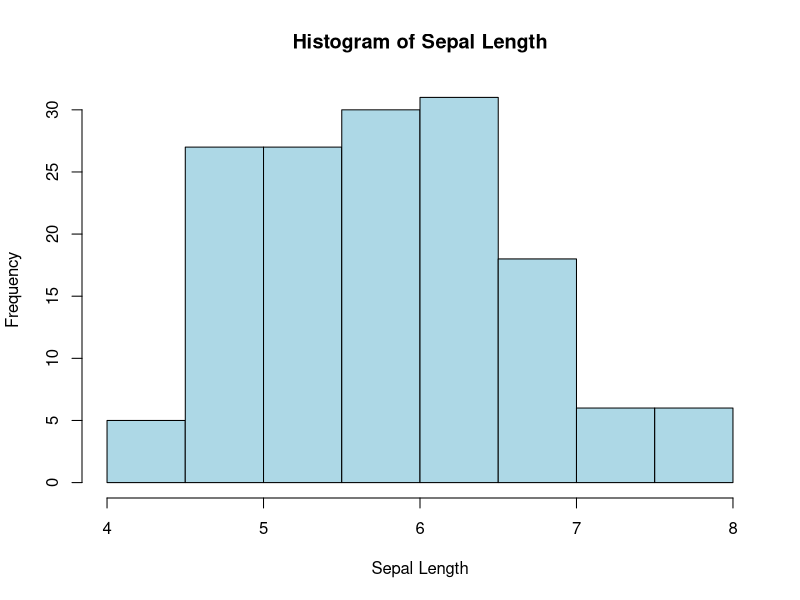
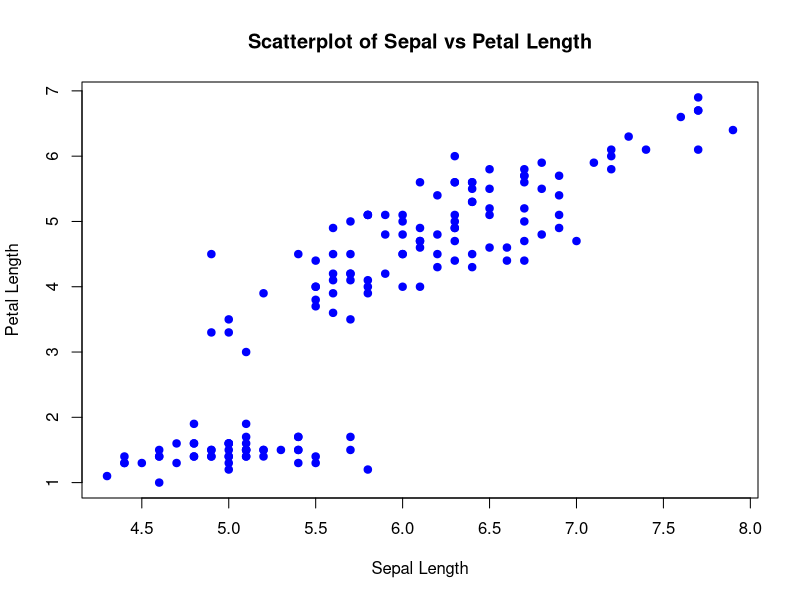
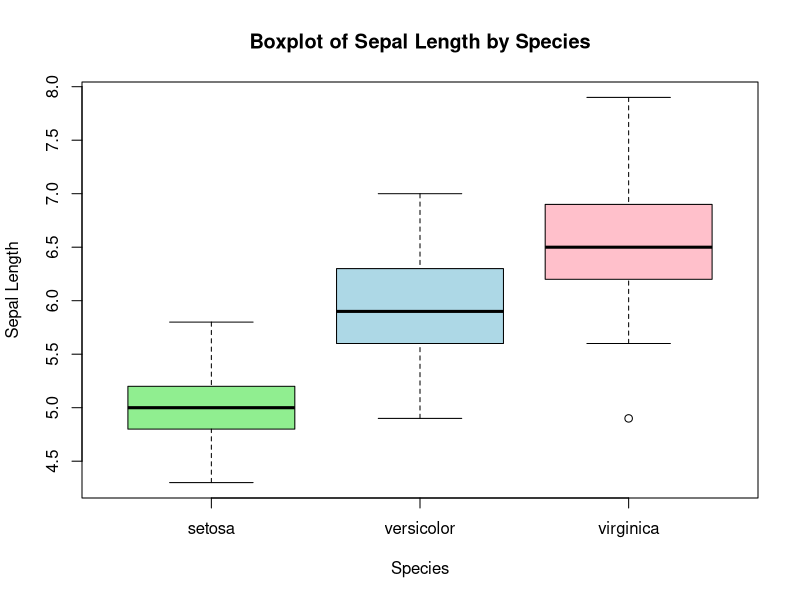

Source code (R) for these figures, in order:
#Performed By Niranjan Muley(A-18)
install.packages("modeest")
library(modeest)
library(dplyr)
library(ggplot2)
library(modeest)

# Load dataset
data("iris")

# Descriptive statistics
mean(iris$Sepal.Length)
median(iris$Sepal.Length)
mlv(iris$Sepal.Length, method = "mfv")   # mode
sd(iris$Sepal.Length)
range(iris$Sepal.Length)
summary(iris$Sepal.Length)

# Histogram
hist(iris$Sepal.Length,
     main = "Histogram of Sepal Length",
     xlab = "Sepal Length",
     col = "lightblue",
     border = "black")

# Scatterplot
plot(iris$Sepal.Length, iris$Petal.Length,
     main = "Scatterplot of Sepal vs Petal Length",
     xlab = "Sepal Length", ylab = "Petal Length",
     col = "blue", pch = 19)

# Boxplot
boxplot(Sepal.Length ~ Species, data = iris,
        main = "Boxplot of Sepal Length by Species",
        xlab = "Species", ylab = "Sepal Length",
        col = c("lightgreen","lightblue","pink"))
